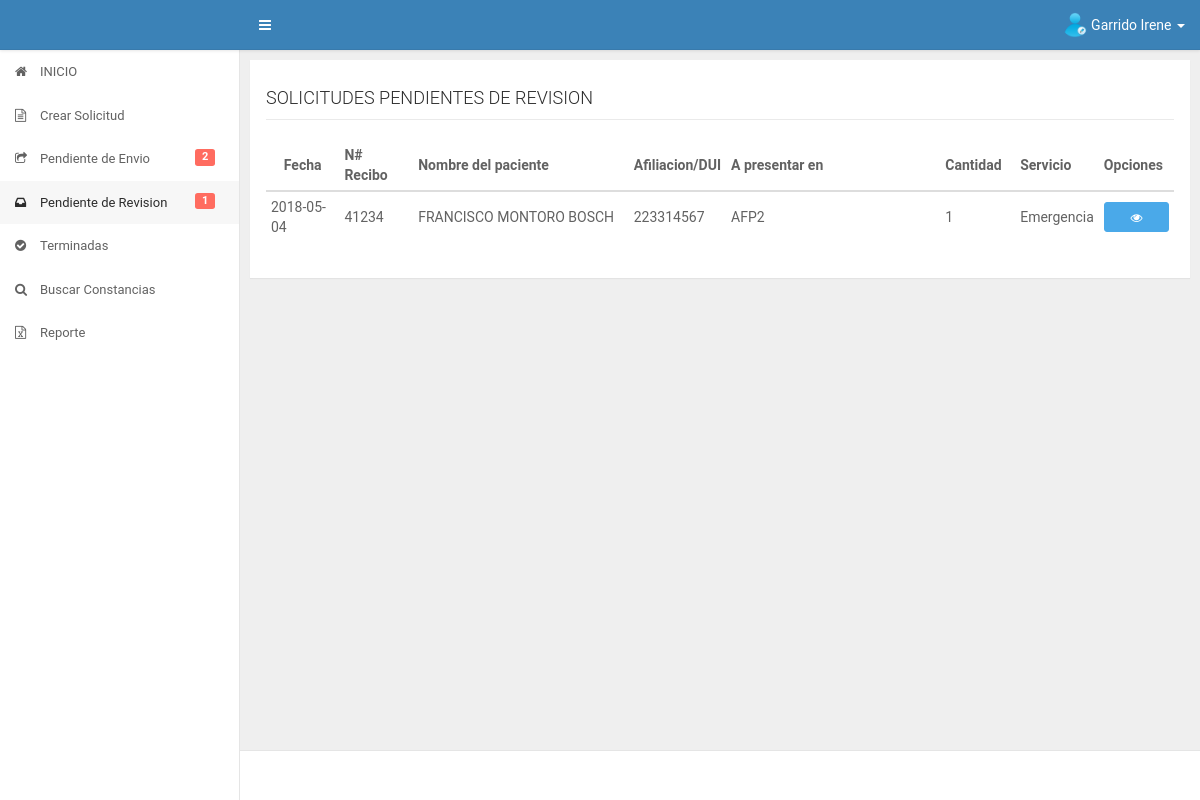
Screenshot of /app/secretaria/pendienterevision.php (signed in) with the database file from the repository.
### tables this page shows
CREATE TABLE IF NOT EXISTS `datos_iniciales` (
  `id_datos` int(11) NOT NULL AUTO_INCREMENT,
  `fecha` date DEFAULT NULL,
  `numero_recibo` varchar(50) DEFAULT NULL,
  `afiliacion_dui` varchar(30) DEFAULT NULL,
  `nombre_paciente` varchar(300) DEFAULT NULL,
  `destinos` varchar(2000) DEFAULT NULL,
  `id_servicio` int(11) DEFAULT NULL,
  `cantidad` int(11) DEFAULT NULL,
  `fecha_presentado` date DEFAULT NULL,
  `fecha_cancelado` date DEFAULT NULL,
  `precio` float DEFAULT NULL,
  `id_estado` int(11) DEFAULT NULL,
  `id_trabajador` int(11) DEFAULT NULL,
  `fecha_recibido_revision` date DEFAULT NULL,
  `fecha_autorizacion_direccion` date DEFAULT NULL,
  PRIMARY KEY (`id_datos`),
  KEY `FK_diservicio` (`id_servicio`),
  KEY `FK_diestado` (`id_estado`),
  KEY `FK_datos_iniciales_usuario` (`id_trabajador`),
  CONSTRAINT `FK_datos_iniciales_usuario` FOREIGN KEY (`id_trabajador`) REFERENCES `usuario` (`id_user`),
  CONSTRAINT `FK_diestado` FOREIGN KEY (`id_estado`) REFERENCES `estado` (`id_estado`),
  CONSTRAINT `FK_diservicio` FOREIGN KEY (`id_servicio`) REFERENCES `servicios` (`id_servicio`)
);

CREATE TABLE IF NOT EXISTS `servicios` (
  `id_servicio` int(11) NOT NULL AUTO_INCREMENT,
  `nombre_servicio` varchar(200) DEFAULT NULL,
  PRIMARY KEY (`id_servicio`)
);

### app/secretaria/pendienterevision.php (the view, shortened to what this page needs)
<?php
    include("../core/header.php");
    include("../core/aside.php");
    include("../../config/database.php");
    $sqlpendientes = "SELECT datos_iniciales.id_datos,datos_iniciales.fecha,datos_iniciales.numero_recibo,datos_iniciales.afiliacion_dui,datos_iniciales.nombre_paciente,datos_iniciales.destinos,datos_iniciales.cantidad,servicios.nombre_servicio FROM datos_iniciales INNER JOIN servicios ON datos_iniciales.id_servicio=servicios.id_servicio WHERE datos_iniciales.id_estado=4 ORDER BY datos_iniciales.id_datos";
    if($stmt = $conn->prepare($sqlpendientes)){
    	$stmt -> execute();
    	$stmt -> store_result();
    	$rows = $stmt->num_rows;
    	$stmt -> bind_result($id_datos,$fechacreacion,$nrecibo,$afiliacion,$nombrepaciente,$destinos,$cantidad,$servicio);
    }
?>
<div id="content" class="ui-content ui-content-aside-overlay">
    <div class="ui-content-body">
        <div class="ui-container">
            <div class="row">
                <div class="col-md-12 col-lg-12">
                    <div class="panel">
                        <div class="panel-body">
                            <div id="titulo">
                            	<h4>SOLICITUDES PENDIENTES DE REVISION</h4>
                            </div>
                            <div id="contenido" class="table-responsive">
                            	<table class="table table-hover table-condensed" id="mitable">
                                    <thead class="thead-inverse">
                                        <tr>
                                            <th class="col-md-1 text-center">Fecha</th>
                                            <th class="col-md-1">N# Recibo</th>
                                            <th class="col-md-3">Nombre del paciente</th>
                                            <th class="col-md-1">Afiliacion/DUI</th>
                                            <th class="col-md-3">A presentar en</th>
                                            <th class="col-md-1">Cantidad</th>
                                            <th class="col-md-1">Servicio</th>
                          					<th class="col-md-1">Opciones</th>
                                        </tr>
                                    </thead>
                                    <tbody>
                                    <?php
                                    	if($rows>0){
                                    		while ($stmt->fetch()) {
                                    ?>
                                    	<tr>
                                    		<td><?php echo $fechacreacion; ?></td>
                                    		<td><?php echo $nrecibo; ?></td>
                                    		<td><?php echo $nombrepaciente; ?></td>
                                    		<td><?php echo $afiliacion; ?></td>
                                    		<td><?php echo $destinos; ?></td>
                                    		<td><?php echo $cantidad; ?></td>
                                    		<td><?php echo $servicio; ?></td>
                                    		<td><a href="infosolicitud.php?con=<?php echo $id_datos ?>" class="btn btn-info btn-sm btn-block vertrabajador"  data-placement="left" data-solicitud="<?php echo $id_datos ?>" data-toggle="tooltip" data-placement="left" title="Revisar"><i class="fa fa-eye"></i></a></td>
                                    	</tr>
                                    <?php
                                    		}
                                    	}
                                    ?>
                                    </tbody>
                                </table>
                            </div>
                        </div>
                    </div>
                </div>
            </div>
        </div>
    </div>
</div>
<?php
    include("../core/footer.php");
 ?>

### assets/css/main.css (style rules this page uses)
.row { margin-right: -5px; margin-left: -5px; }
.ui-content-body .row > [class^="col-"], .ui-content-body .row > [class*="col-"] { padding-left: 5px; padding-right: 5px; }
.panel { margin-bottom: 10px; -webkit-border-radius: 0; border-radius: 0; }
.panel { position: relative; }
.ui-content { width: 100%; height: 100%; margin-left: 0; -webkit-transition: margin-left .3s; transition: margin-left .3s; }
.ui-content::before, .ui-content::after { display: table; content: " "; }
.ui-content::after { clear: both; }
.ui-content-body { float: left; width: 100%; margin-bottom: 40px; padding: 10px; }
@media (min-width: 768px) { .ui-content { width: auto; margin-left: 240px; -webkit-transition: all .299s; transition: all .299s; } }
@media (min-width: 1200px) { .ui-content.ui-content-aside-overlay .ui-container { margin-right: 0; } }
@media (min-width: 1200px) { .ui-container { margin-right: 0; -webkit-transition: margin-right .3s; transition: margin-right .3s; } }
html, body { width: 100%; height: 100%; }
body { font-size: 14px; color: #626262; background-color: #EFEFEF; -webkit-font-smoothing: antialiased; line-height: 1.5; letter-spacing: 0; overflow-x: hidden; }
h1, h2, h3, h4, h5, h6 { font-weight: 300; line-height: 1.3; color: #2c2c2c; }
h4, .h4 { font-size: 18px; }
a { color: inherit; }
.table thead tr th, .table tbody tr td, .table tbody tr td * { vertical-align: middle; }
.btn { background-color: transparent; color: inherit; }
.btn-info { color: #ffffff; background-color: #4aa9e9; border-color: #4aa9e9; }

### assets/css/style.css (style rules this page uses)
body { font-family: 'Roboto', sans-serif; }
#titulo { border-bottom: 1px solid #eaeaea; }
#contenido { margin-top: 20px; }

### rows the page displays
datos_iniciales: fecha "2018-05-04", numero_recibo "41234", nombre_paciente "FRANCISCO MONTORO BOSCH", afiliacion_dui "223314567", destinos "AFP2", cantidad "1", id_servicio.nombre_servicio "Emergencia"

### other values shown
$_SESSION['nombre'] "Garrido Irene"
$mispendientes "2"
$mispendientesrev "1"
